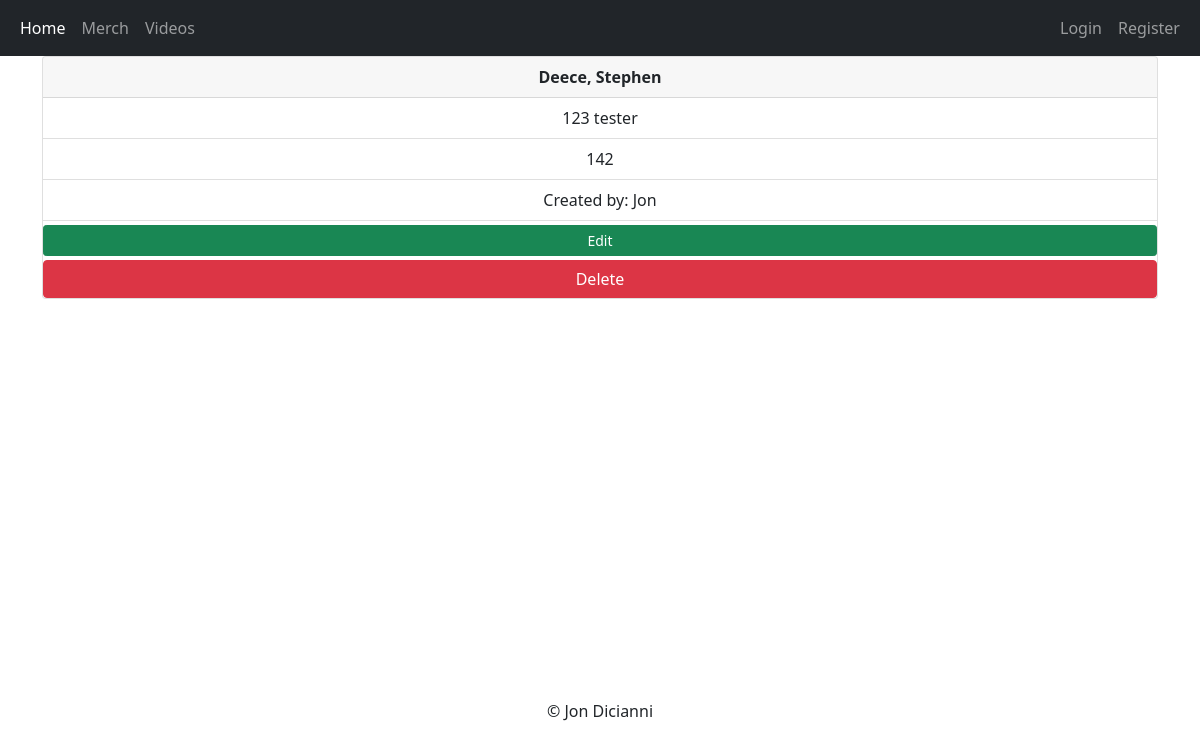
/contacts/2, run on the app's committed database.
### app/models.py (models this page shows, shortened)
class Contact(db.Model):
    id = db.Column(db.Integer, primary_key=True)
    first_name = db.Column(db.String(200))
    last_name = db.Column(db.String(300))
    address = db.Column(db.String(500))
    phone_number = db.Column(db.Integer)
    date_created = db.Column(db.Integer, nullable=False, default=datetime.utcnow)
    user_id = db.Column(db.Integer, db.ForeignKey('user.id'), nullable=False)

class User(db.Model, UserMixin):
    id = db.Column(db.Integer, primary_key=True)
    username = db.Column(db.String(150), nullable=False, unique=True)
    email = db.Column(db.String(150), nullable=False, unique=True)
    password = db.Column(db.String(256), nullable=False)
    posts = db.relationship('Post', backref='author', lazy=True)
    contacts = db.relationship('Contact', backref='creator', lazy=True)

### app/routes.py (the view)
@app.route('/contacts/<int:contact_id>')
def contact_detail(contact_id):
    contact = Contact.query.get_or_404(contact_id)
    return render_template('contact_detail.html', contact=contact)

### app/templates/contact_detail.html
{% extends 'base.html' %}
{% block content %}
<div class='text-center'>
    <div class="card">
        <div class="card-header">
            <b>{{contact.last_name}}, {{contact.first_name}}</b>
        </div>
        <ul class="list-group list-group-flush">
          <li class="list-group-item">{{contact.address}}</li>
          <li class="list-group-item">{{contact.phone_number}}</li>
          <li class="list-group-item">Created by: {{contact.creator.username}}</li>
        </ul>
        <a href="{{ url_for('contact_edit', contact_id=contact.id) }}" class="btn btn-sm btn-success mt-1">Edit</a>
        <a href="{{ url_for('delete_contact', contact_id=contact.id) }}" method="post" class="btn btn-danger mt-1">Delete</a>
      </div>
</div>
{% endblock %}

### data on the page
Contact: last_name "Deece", first_name "Stephen", address "123 tester", phone_number "142"
User: creator.username "Jon"
